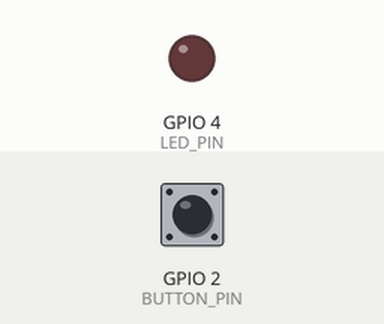
Bench run of a sketch on a simulated ESP32. On the bench: output pins drawn as LEDs (lit = HIGH). The test bench sets the inputs (shaded band); at power-on: GPIO 2 (BUTTON_PIN) HIGH.

Above: at 1.2 s.
1.3 s: GPIO 2 (BUTTON_PIN) pulled LOW for 0.15 s
At 1.37 s:
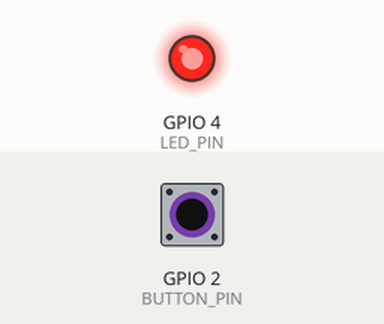
2.9 s: GPIO 2 (BUTTON_PIN) pulled LOW for 3.2 s
At 7.4 s:
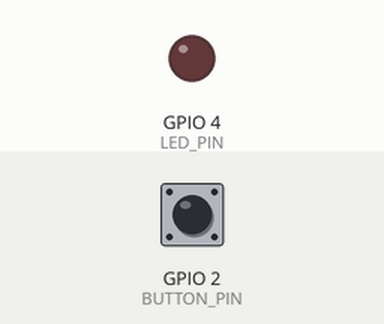
Timing chart, 0 to 8.9 s (numbered marks = the images above; inputs shaded):
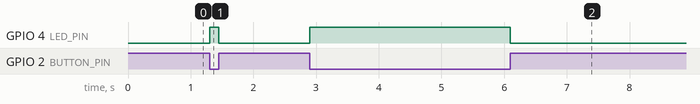

The sketch:

4_2.ino
```cpp
#define BUTTON_PIN 2
#define LED_PIN 4

int buttonState;

void setup() {
  pinMode(BUTTON_PIN, INPUT_PULLUP);
  pinMode(LED_PIN, OUTPUT);
  Serial.begin(9600);
}

void loop() {
  buttonState = digitalRead(BUTTON_PIN);
  digitalWrite(LED_PIN, !buttonState);
}
```

Measured:
- after the input at 1.3 s, GPIO 4 (LED_PIN): LOW → HIGH at once, → LOW 0.15 s later
- after the input at 2.9 s, GPIO 4 (LED_PIN): LOW → HIGH at once, → LOW 3.2 s later
